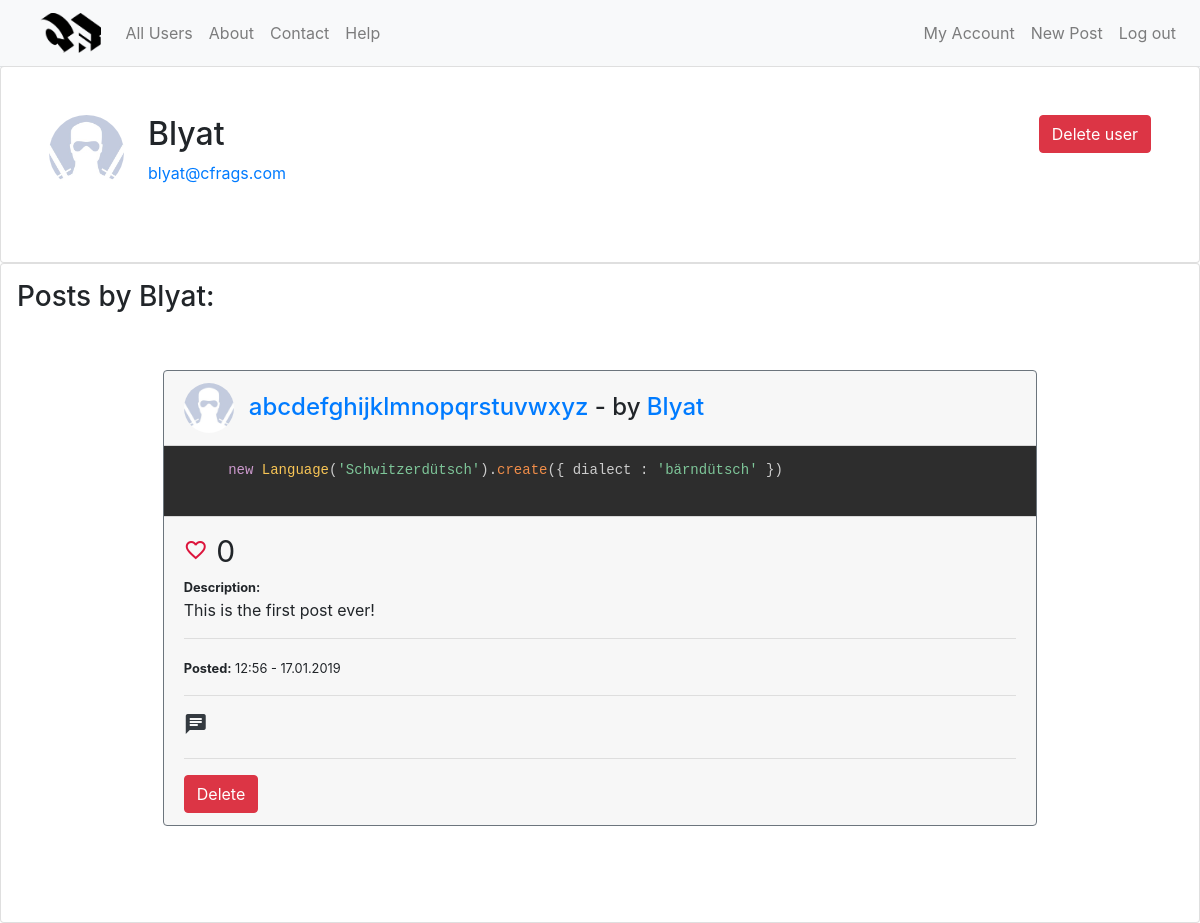
Screenshot of /user/Blyat (signed in) with the database file from the repository.
### website/models.py (models this page shows)
class User(db.Model, UserMixin):
    id = db.Column(db.Integer, primary_key=True)
    username = db.Column(db.String(20), unique=True, nullable=False)
    email = db.Column(db.String(120), unique=True, nullable=False)
    image_file = db.Column(db.String(20), nullable=False, default='default.jpg')
    password = db.Column(db.String(60), nullable=False)
    posts = db.relationship('Post', backref='author', lazy=True)
    liked_comments = db.relationship('CommentLike', backref='user', lazy=True)
    liked_posts = db.relationship('PostLike', backref='user', lazy=True)
    role_id = db.Column(db.Integer, db.ForeignKey('role.id'), default=1)
    role = db.relationship('Role', backref='role', lazy=True)

class Post(db.Model):
    id = db.Column(db.Integer, primary_key=True)
    title = db.Column(db.String(50), nullable=False)
    datetime = db.Column(db.DateTime, nullable=False, default=datetime.utcnow)
    code = db.Column(db.Text, nullable=False)
    description = db.Column(db.Text, nullable=False)
    user_id = db.Column(db.Integer, db.ForeignKey('user.id'))
    language_id = db.Column(db.Integer, db.ForeignKey('language.id'))
    user_likes = db.relationship('PostLike', backref='likes', lazy=True)
    comments = db.relationship('Comment', backref='comments')
    language = db.relationship('Language', backref='language')

### website/users/routes.py (the view)
@users.route("/user/<string:username>")
def user(username):
    user = User.query.filter_by(username=username).first_or_404()
    posts = Post.query.filter_by(author=user)\
        .order_by(Post.datetime.desc())
    resultlength = posts.count()
    return render_template('user_posts.html', posts=posts, user=user, resultlength=resultlength, getLikeIcon=getLikeIcon, getLikeUrl=getLikeUrl)

### website/main/routes.py (called while the page is built)
def getLikeIcon(post):
        liked = PostLike.query.filter_by(user_id=current_user.id, post_id=post.id).first()
        if liked:
            return 'favorite'
        return 'favorite_border'

def getLikeUrl(post):
    liked = PostLike.query.filter_by(user_id=current_user.id, post_id=post.id).first()
    if liked:
        return 'posts.unlike'
    return 'posts.like'

### website/models.py (called while the page is built)
@login_manager.user_loader
def load_user(user_id):
    return User.query.get(int(user_id))

### website/templates/user_posts.html
{% extends "layout.html" %}
{% block content %}
<div class="card w-100 p-5 ml-auto mr-auto" style="margin-top:-18px;">
  <div class="media">
    <img style="height:75px;width:75px;object-fit:cover;" class="rounded-circle account-img mb-4 mr-4" src="{{ url_for('static', filename='profile_pics/' + user.image_file) }}">
    <div class="media-body h-100">
      <h2 class="account-heading">{{ user.username }}</h2>
      <p class="text-secondary">
        <a href="mailto:user.email">{{ user.email }}</a>
      </p>
    </div>
    {% if current_user.role.rights > user.role.rights and current_user.role.rights == 2 %}
      <a href="{{ url_for('users.delete_user', id=user.id) }}" class="btn btn-danger">Delete user</a>
    {% endif %}
  </div>
</div>
<div class="card w-100 p-3 pb-5">
  <h3>Posts by {{ user.username }}:</h3>
  {% include "posts.html" %}
</div>
{% endblock content %}

### website/templates/posts.html (shortened to what this page needs)
{% if resultlength > 0 %}
{% for post in posts %}
<div class="card w-75 ml-auto mr-auto m-5 border-secondary">
  <div class="card-header">
    <div class="w-25">
      <img style="width:50px;height:50px;object-fit:cover;float:left;" class="rounded-circle account-img" src="{{ url_for('static', filename='profile_pics/' + post.author.image_file) }}" alt="">
    </div>
    <div class="felx-column">
      <h4 style="position:relative;left:15px;top:10px;">
        <a href="{{ url_for('posts.post', id=post.id) }}" style="text-decoration:none;">
          {{ post.title }}
        </a> - by <a alt="{{ post.author.username }}" title="{{ post.author.username }}" href="{{ url_for('users.user', username=post.author.username) }}" style="width:50px;height:50px;text-decoration:none;">
          {{ post.author.username }}
        </a>
      </h4>
    </div>
  </div>
  <div class="card-body p-0">
    <pre class="language-{{ post.language.name }} m-0">
      <code>{{ post.code }}</code>
    </pre>
  </div>
  <div class="card-footer">
    {% if current_user.is_authenticated %}
      <a href="{{ url_for(getLikeUrl(post), id=post.id) }}"><i class="material-icons like_button">{{ getLikeIcon(post) }}</i></a><small style="font-size: 30px;"> {{ post.user_likes|length }}</small><br>
    {% endif %}
      <small><b>Description:</b></small>
      <p>{{ post.description }}</p>
      <hr>
      <small><b>Posted:</b> {{ post.datetime.strftime('%H:%M - %d.%m.%Y') }}</small>
    {% if current_user.is_authenticated %}
      <hr>
      <a href="{{ url_for('posts.post', id=post.id) }}"><i class="material-icons text-dark">chat</i></a><br>
    {% endif %}
    {% if post.author == current_user or current_user.role.rights > post.author.role.rights %}
      <hr>
      <form action="{{ url_for('posts.delete_post', id=post.id) }}" method="POST">
        <input class="btn btn-danger" type="submit" value="Delete">
      </form>
    {% endif %}
  </div>
</div>
{% endfor %}
{% else %}
<div class="text-center w-100">
  <h1>No posts found...</h1>
</div>
{% endif %}

### website/static/master.css (style rules this page uses)
.like_button { color: crimson; }

### website/static/prism.css (style rules this page uses)
code[class*="language-"], pre[class*="language-"] { color: #ccc; background: none; font-family: Consolas, Monaco, 'Andale Mono', 'Ubuntu Mono', monospace; text-align: left; white-space: pre; word-spacing: normal; word-break: normal; word-wrap: normal; line-height: 1.5; -moz-tab-size: 4; -o-tab-size: 4; tab-size: 4; -webkit-hyphens: none; -moz-hyphens: none; -ms-hyphens: none; hyphens: none; }
pre[class*="language-"] { padding: 1em; margin: .5em 0; overflow: auto; }
:not(pre) > code[class*="language-"], pre[class*="language-"] { background: #2d2d2d; }

### rows the page displays
User: image_file (placeholder picture), username "Blyat", email "blyat@cfrags.com"
Post: image_file (placeholder picture), title "abcdefghijklmnopqrstuvwxyz", author.username "Blyat", user_likes|length "0", description "This is the first post ever!", datetime "12:56 - 17.01.2019"
